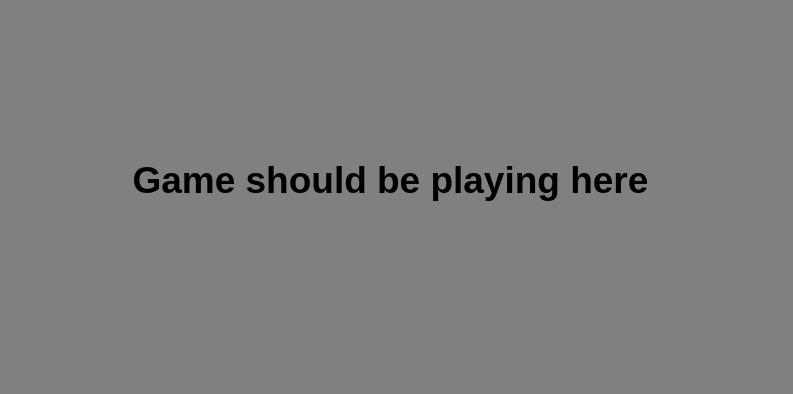
<?xml version="1.0" encoding="UTF-8"?>
<ui version="4.0">
 <class>SecondWindow</class>
 <widget class="QDialog" name="SecondWindow">
  <property name="geometry">
   <rect>
    <x>0</x>
    <y>0</y>
    <width>793</width>
    <height>394</height>
   </rect>
  </property>
  <property name="windowTitle">
   <string>Dialog</string>
  </property>
  <property name="styleSheet">
   <string notr="true">background-color:grey;</string>
  </property>
  <widget class="QLabel" name="label_3">
   <property name="geometry">
    <rect>
     <x>20</x>
     <y>110</y>
     <width>741</width>
     <height>141</height>
    </rect>
   </property>
   <property name="text">
    <string>&lt;html&gt;&lt;head/&gt;&lt;body&gt;&lt;p align=&quot;center&quot;&gt;&lt;span style=&quot; font-size:28pt; font-weight:600;&quot;&gt;Game should be playing here&lt;/span&gt;&lt;/p&gt;&lt;/body&gt;&lt;/html&gt;</string>
   </property>
  </widget>
 </widget>
 <resources/>
 <connections/>
</ui>
